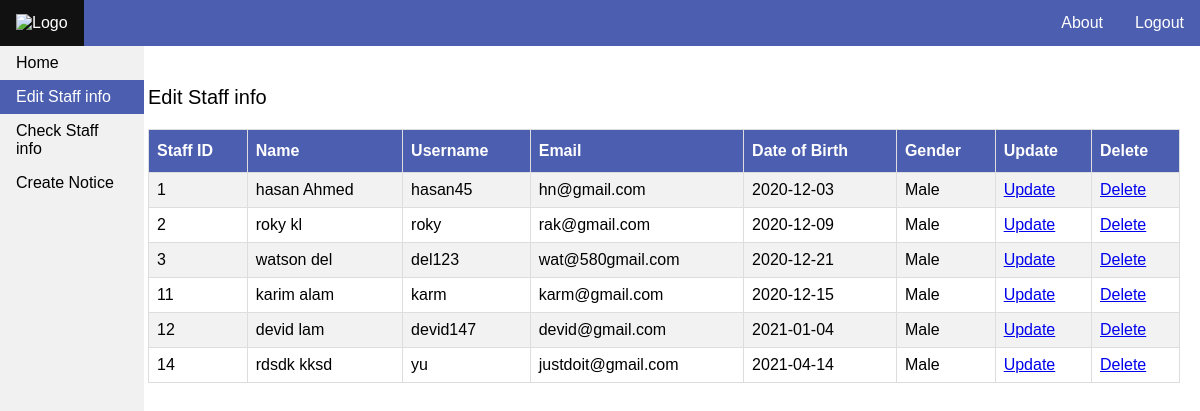
/view/admin_edit_clientInfo.php (signed in), run on the app's committed database.
### tables this page shows
CREATE TABLE `client` (
  `c_id` int(11) NOT NULL,
  `c_name` varchar(50) NOT NULL,
  `c_password` varchar(50) NOT NULL,
  `c_username` varchar(30) NOT NULL,
  `c_email` varchar(50) NOT NULL,
  `c_gender` varchar(10) NOT NULL,
  `c_dob` date NOT NULL
);

### models/adminService.php (the view, shortened to what this page needs)
<?php
function updateClientInfo()
{
    $conn = getConnection('localhost', 'root', '', 'dbsystem');
    $sql = "select * from client";
    $data = mysqli_query($conn, $sql);
    while($row = mysqli_fetch_assoc($data))
    {
        echo "<tr><td>". $row["c_id"] . "</td><td>". $row["c_name"]. "</td><td>". $row["c_username"] ."</td><td>".  $row["c_email"] . "</td><td>". $row["c_dob"]. "</td><td>". $row["c_gender"].  "</td><td><a href='../view/admin_update_client.php?id=".$row['c_id']."'>Update</a></td><td><a href='../php/admin_clientinfo_delete.php?id=".$row['c_id']."'>Delete</a></td></tr>";
    }
}

### assets/css/admin/style.css (style rules this page uses)
body { padding: 0; margin: 0; }
#table td, #table th { border: 1px solid #ddd; padding: 8px; }
#table tr:nth-child(even) { background-color: #f2f2f2; }

### data on the page
client: c_id "1", c_name "hasan Ahmed", c_username "hasan45", c_email "hn@gmail.com", c_dob "2020-12-03", c_gender "Male"
client: c_id "2", c_name "roky kl", c_username "roky", c_email "rak@gmail.com", c_dob "2020-12-09", c_gender "Male"
client: c_id "3", c_name "watson del", c_username "del123", c_email "wat@580gmail.com", c_dob "2020-12-21", c_gender "Male"
client: c_id "11", c_name "karim alam", c_username "karm", c_email "karm@gmail.com", c_dob "2020-12-15", c_gender "Male"
client: c_id "12", c_name "devid lam", c_username "devid147", c_email "devid@gmail.com", c_dob "2021-01-04", c_gender "Male"
client: c_id "14", c_name "rdsdk kksd", c_username "yu", c_email "justdoit@gmail.com", c_dob "2021-04-14", c_gender "Male"
